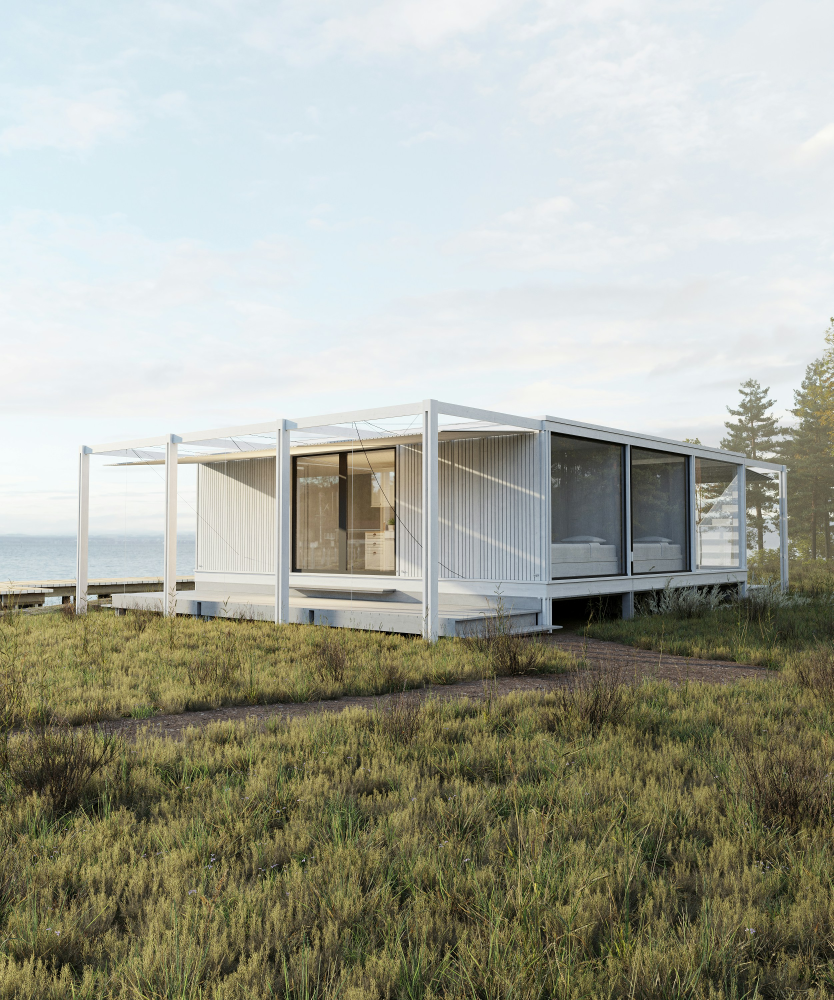
#> input picture ai_expert_course/images/home_in_nature.jpg, 2501 x 3000 px (shown at 1/3 size)
$ python color_conversions_n_cropping.py
#> lines starting #> are read from the running program, lines starting #| are printed output that depends on the picture
import cv2
import matplotlib.pyplot as plt
from pathlib import Path

# Load the image
current_dir = Path(__file__).parent
image_path = current_dir / ".." / ".." / "images" / "home_in_nature.jpg"
image = cv2.imread(str(image_path))
#> image is the input picture: shape (3000, 2501, 3); mean B, G, R 154.6, 167.3, 165.4


# Convert BGR to RGB
image_rgb = cv2.cvtColor(image, cv2.COLOR_BGR2RGB)
plt.imshow(image_rgb)
plt.title("RGB Image")
plt.show()

# Convert to Grayscale
gray_image = cv2.cvtColor(image, cv2.COLOR_BGR2GRAY)
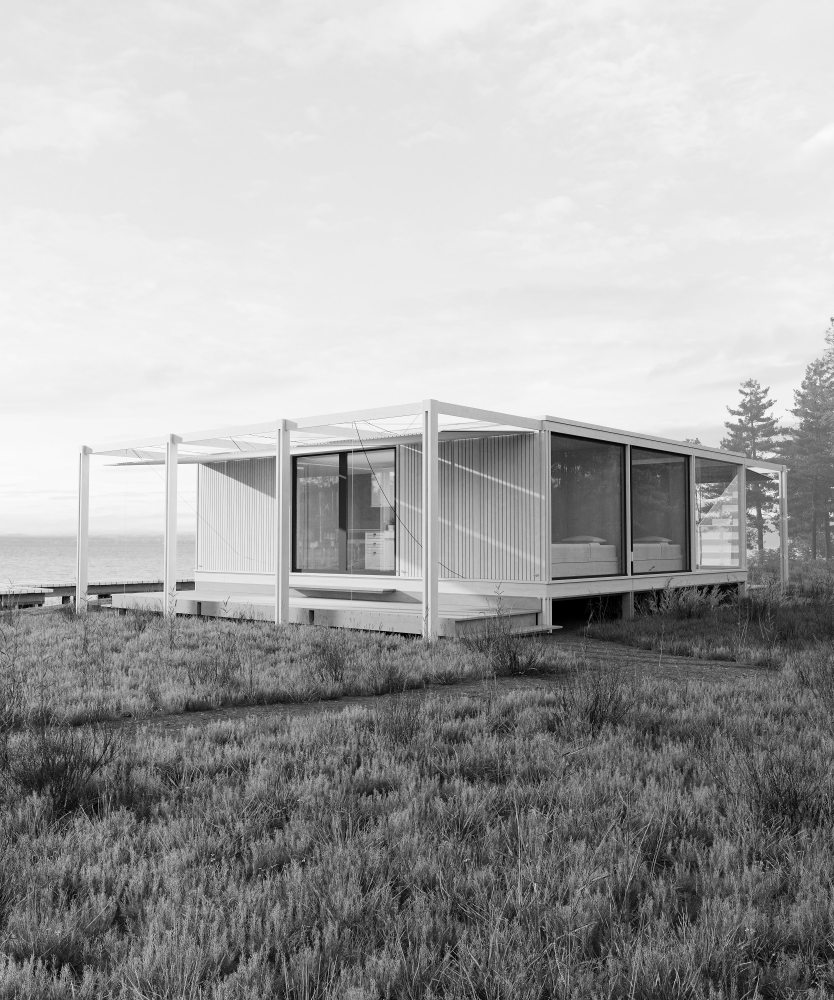
#> gray_image: shape (3000, 2501) (shown at 1/3 size); min 0, max 255, mean 165.3
plt.imshow(gray_image, cmap='gray')
plt.title("Grayscale Image")
plt.show()

# Cropping the image
# Assume we know the region we want: rows 100 to 300, columns 200 to 400
cropped_image = image[100:300, 200:400]
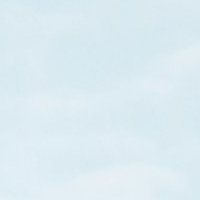
#> cropped_image: shape (200, 200, 3); mean B, G, R 242.2, 235.2, 220.1
cropped_rgb = cv2.cvtColor(cropped_image, cv2.COLOR_BGR2RGB)
plt.imshow(cropped_rgb)
plt.title("Cropped Region")
plt.show()
